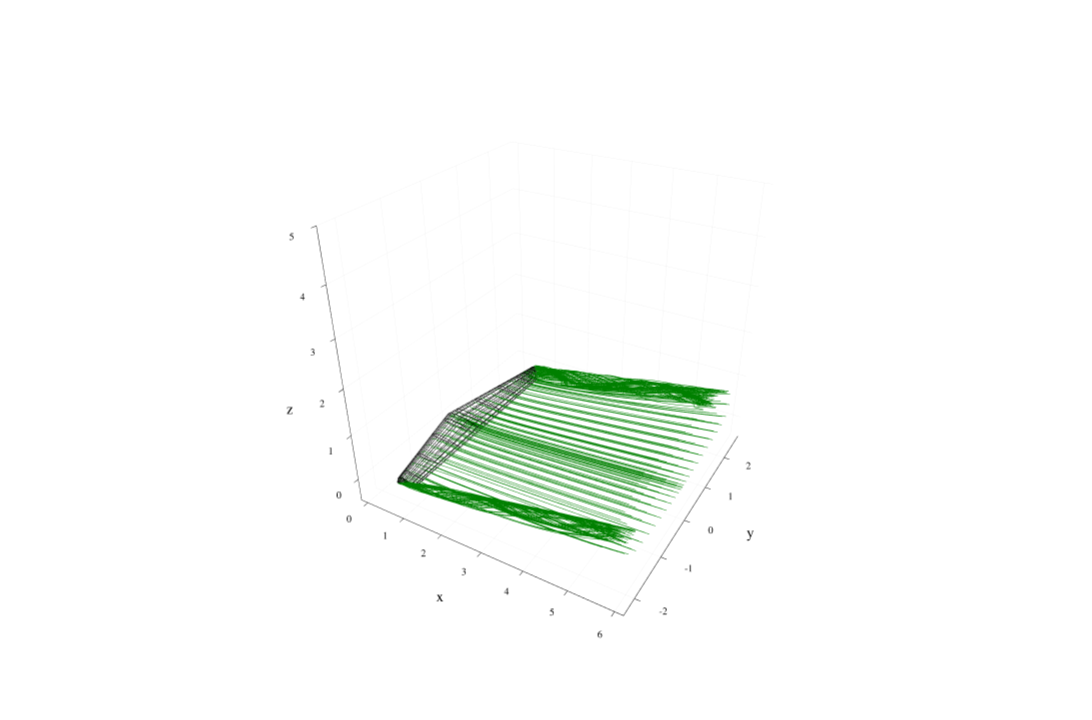

The code cell stored with this chart in its notebook:
### Code cell
plot(xaxis = "x", yaxis = "y", zaxis = "z", aspect = :equal, zlim = (-0.5, 5.0), size=(1280, 720))
plot!.(wing_coords, color = :black, label = :none)
plot!.(horseshoe_coords, color = :grey, label = :none)
plot!.(streams, color = :green, label = :none)

gui();
